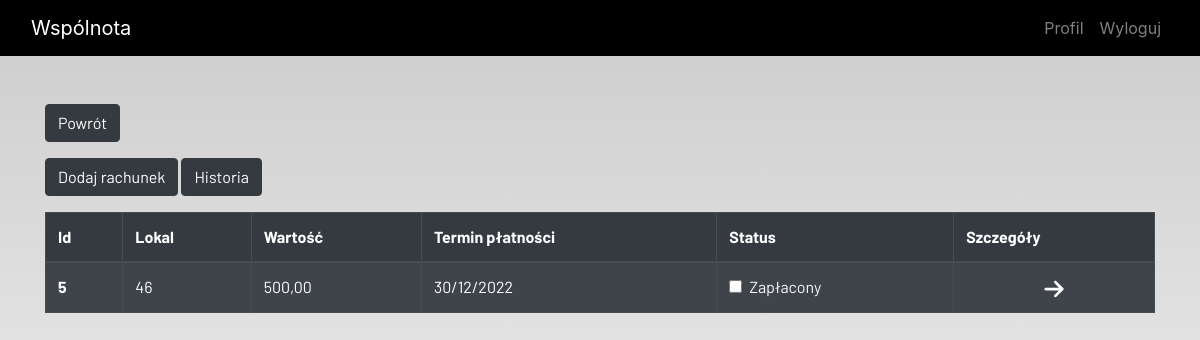
/billing/ (signed in), run on an earlier commit of the app's database.
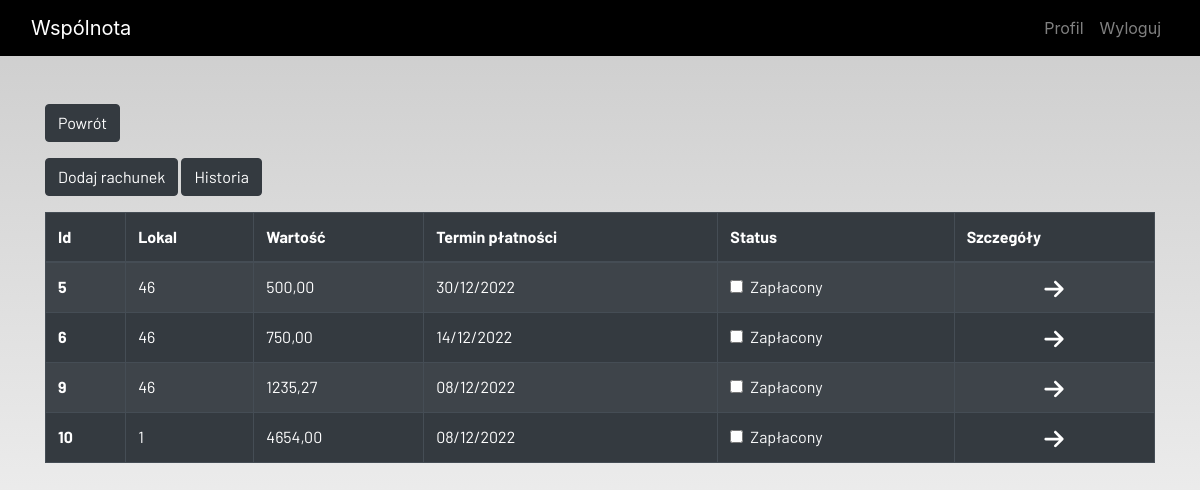
And on a later commit of the database.
### ideas/models.py (models this page shows, shortened)
class Billing(models.Model):
    admin = models.ForeignKey(User, on_delete=models.CASCADE, null=True, blank=True)
    id = models.AutoField(primary_key = True)
    owner = models.ForeignKey(Local, on_delete=models.CASCADE, null=False, blank=False)
    value = models.DecimalField(("Kwota do zapłaty"), max_digits=100, decimal_places=2)
    status = models.BooleanField(("Czy zapłacone?"))
    start_billing = models.DateField(("Początek okresu rozliczeniowego"), null=False, blank=False)
    end_billing = models.DateField(("Koniec okresu rozliczeniowego"), null=False, blank=False)
    payment_date = models.DateField(("Termin płatności"), null=True, blank=True)

class Local(models.Model):
    admin = models.ForeignKey(User, on_delete=models.CASCADE, related_name='admin', null=True, blank=True)
    owner = models.OneToOneField(User, on_delete=models.CASCADE, related_name='owner', null=True, blank=True)
    number = models.IntegerField(("Numer lokalu"), null=False, blank=False)
    area = models.DecimalField(("Powierzchnia"), max_digits=100, decimal_places=2)
    def __str__(self):
        return str(self.number)
    class Meta:
        verbose_name = "local"
        verbose_name_plural = "local"

### ideas/view/billing_views.py (the view)
# urls.py: path('billing/', billing, name='billing'),
def billing(request):
    if request.method == "POST":
        form = BillingForm(request.POST)
        if form.is_valid():
            try:
                paid = request.POST['status']
                if paid == 'on':
                    paid = True
                else:
                    paid = False
            except:
                paid = False
            billing = Billing(
                admin=request.user,
                owner=Local.objects.get(id=request.POST["owner"]),
                value=request.POST['value'],
                status=paid,
                start_billing=request.POST['start_billing'],
                end_billing=request.POST['end_billing'],
                payment_date=request.POST['payment_date'],
            )
            billing.save()
            messages.success(request, f"Rachunek został dodany")
    else:
        form = BillingForm()
    billing = Billing.objects.filter(status=False).filter(admin=request.user)
    context = {
        'billings': billing,
        'form': form,
    }
    return render(request, 'registration/billing/billing.html', context)

### ideas/forms.py
class BillingForm(forms.ModelForm):
    class Meta:
        model = Billing
        widgets = {'start_billing': DateInput(), 'end_billing': DateInput(), 'payment_date': DateInput()}
        fields = ['owner', 'value', 'status', 'start_billing', 'end_billing', 'payment_date']

### ideas/templates/registration/billing/billing.html (shortened to what this page needs)
{% extends 'registration/main.html' %}
{% load static %}
{% block content %}
{% load crispy_forms_tags %}
<div class="container" >
    <div class="form-group">
        <a href="{% url 'home' %}">
            <button  class="btn btn-dark" >
                    Powrót
            </button>
        </a>
    </div>
</div>
<div class="container" >
    <div class="form-group">
         <button class="btn btn-dark" data-toggle="modal" data-target="#myModal">
                Dodaj rachunek
         </button>
        <a href="{% url 'billing_history' %}">
            <button  class="btn btn-dark" >
                    Historia
            </button>
        </a>
    </div>
</div>
<div class="container">
    <table class="table table-striped table-bordered table-hover table-dark">
        <thead>
            <tr>
                <th scope="col">Id</th>
                <th scope="col">Lokal</th>
                <th scope="col">Wartość</th>
                <th scope="col">Termin płatności</th>
                <th scope="col">Status</th>
                <th scope="col">Szczegóły</th>
            </tr>
        </thead>
        <tbody>
            {% for billing in  billings %}
            <tr>
                <th scope="row">{{ billing.id }} </th>
                <td>{{ billing.owner }}</td>
                <td>{{ billing.value }}</td>
                <td>{{ billing.payment_date | date:"d/m/Y" }}</td>
                <td>
                    <a href="{% url 'billing_update' billing.id%}">
                        <div class="form-check">
                            {% if billing.status == True %}
                            <input class="form-check-input" type="checkbox" value="" checked>
                            {% else %}
                            <input class="form-check-input" type="checkbox" value="">
                            {% endif %}
                            <label class="form-check-label text-light" for="flexCheckDefault">
                                Zapłacony
                            </label>
                        </div>
                    </a>
                </td>
                <td style="text-align: center">
                    <a href="{% url 'billing_detail' billing.id%}">
                    </a>
                </td>
            </tr>
            {%  endfor %}
        </tbody>
    </table>
</div>
{% endblock content %}

### ideas/templates/registration/main.html (shortened to what this page needs)
<!DOCTYPE html>
{% load static %}
<html lang="en">
<head>
  <link rel="stylesheet" href="https://stackpath.bootstrapcdn.com/bootstrap/4.3.1/css/bootstrap.min.css"
 />
  <link rel="stylesheet" href="https://use.fontawesome.com/releases/v5.7.2/css/all.css"
 />
  <link rel="stylesheet" type="text/css" href="../../../static/main.css">
</head>
<body>
  <header>
    <nav class="navbar navbar-expand-lg navbar-dark bg-dark">
      <div class="container-fluid">
        <a class="navbar-brand" href="{% url 'home' %}">Wspólnota</a>
        <div class="collapse navbar-collapse justify-content-end" id="navbarSupportedContent">
          <ul class="navbar-nav mb-2 mb-lg-0">
              {% if request.user.is_authenticated %}
            <li class="nav-item">
              <a class="nav-link" href='{% url 'edit_user' %}'>Profil</a>
            </li>
            <li class="nav-item">
              <a class="nav-link" href="{% url 'logout' %}">Wyloguj</a>
                {% endif %}
            </li>
          </ul>
        </div>
      </div>
    </nav>
  </header>
  <br /><br />
  <main>
    {% block content %}
    {% endblock content %}
  </main>
</body>
</html>

### static/main.css (style rules this page uses)
html { scroll-behavior: smooth; height: 100%; width: 100%; }
main { font-family: Barlow, Quicksand, Rubik, sans-serif, serif, 'Times New Roman', Times, serif !important; }
.navbar { background-color: rgb(0, 0, 0) !important; }
a { text-decoration: none !important; color: black; }
html, body { max-width: 100%; overflow-x: hidden; height: 100%; width: 100%; }
body { background: linear-gradient(rgba(0, 0, 0, 0.2), rgba(255, 255, 255, 0.5)); overflow-x: hidden; background-repeat: no-repeat; }

What changed in the data, as far as the page shows it:
added Billing: id "6", owner "46", value "750,00", payment_date "14/12/2022"
added Billing: id "9", owner "46", value "1235,27", payment_date "08/12/2022"
added Billing: id "10", owner "1", value "4654,00", payment_date "08/12/2022"
